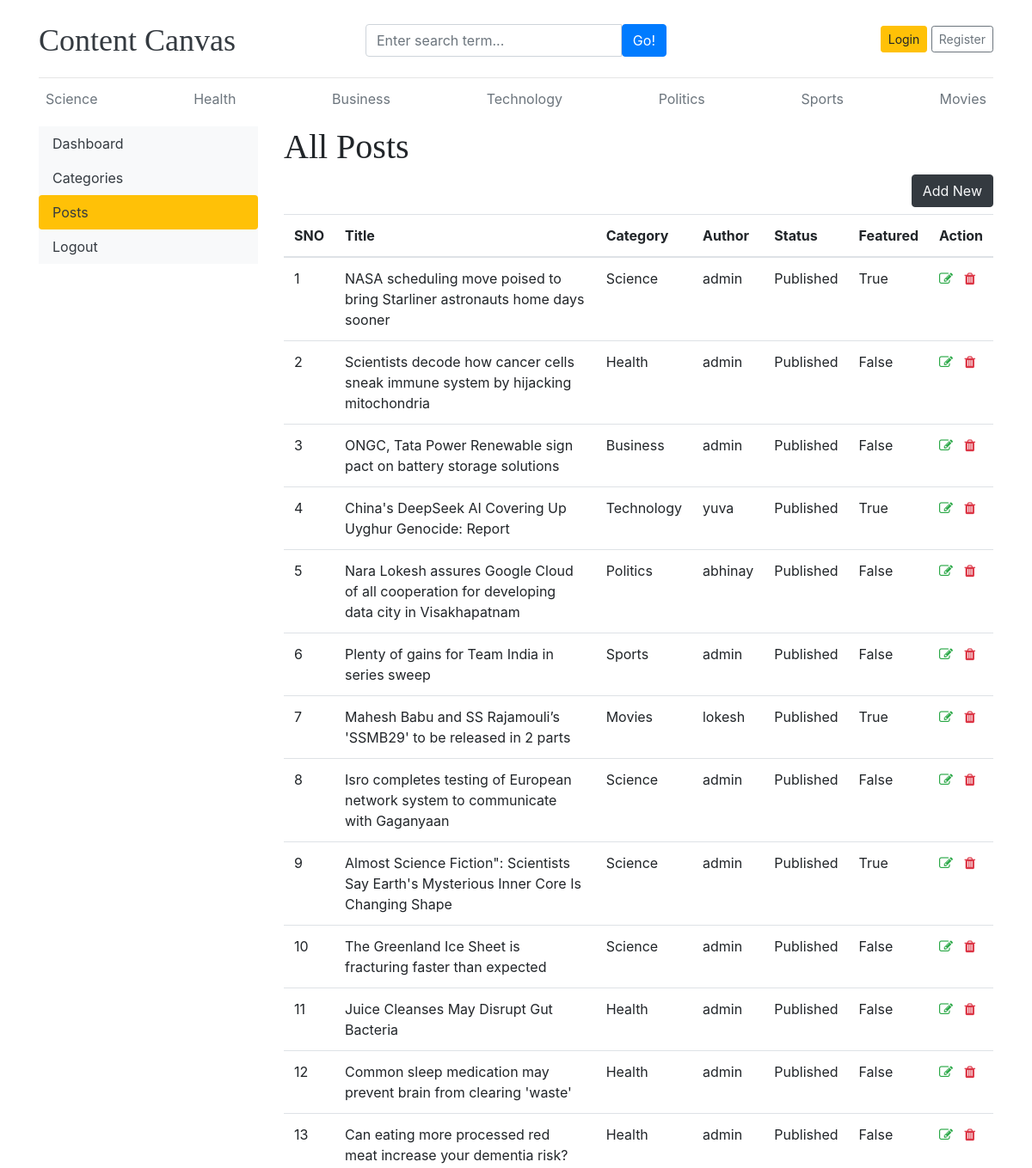
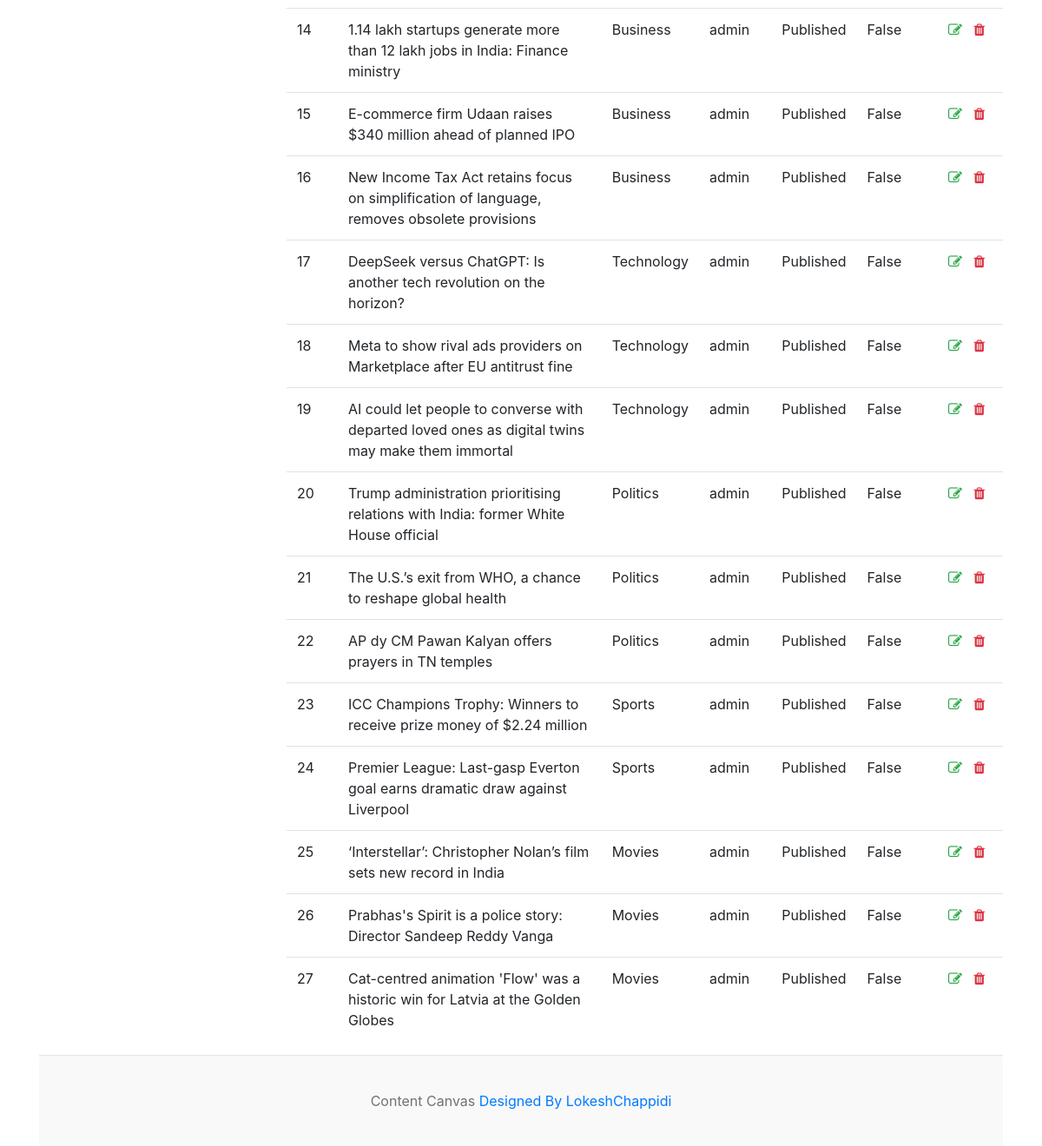
The app's page /dashboard/posts/ with its own data (2 pictures, top to bottom).
### blog/models.py (models this page shows)
class Category(models.Model):
    category_name=models.CharField(max_length=50,unique=True)
    created_at=models.DateTimeField(auto_now_add=True)
    updated_at=models.DateTimeField(auto_now_add=True)
    class Meta:
        verbose_name_plural='categories'
    def __str__(self):
        return self.category_name

class Blog(models.Model):
    title=models.CharField(max_length=100)
    slug=models.SlugField(max_length=100)
    category=models.ForeignKey(Category,on_delete=models.CASCADE)
    author=models.ForeignKey(User,on_delete=models.CASCADE)
    featured_image=models.ImageField(upload_to='uploads/%y/%m/%d')
    short_description=models.TextField(max_length=500)
    blog_body=models.TextField(max_length=2000)
    status=models.CharField(max_length=20,choices=STATUS_CHOICES,default="Draft")
    is_featured=models.BooleanField(default=True)
    created_at=models.DateTimeField(auto_now_add=True)
    updated_at=models.DateTimeField(auto_now_add=True)

### dashboards/views.py (the view)
# urls.py: path('posts/',views.posts,name='posts'),
def posts(request):
    posts=Blog.objects.all()
    context={
        'posts':posts
    }
    return render(request,'dashboard/posts.html',context)

### blog/context_processors.py (called while the page is built)
def get_categories(request):
    categories=Category.objects.all()
    return dict(categories=categories)

def get_social_links(request):
    social_links=SocialLink.objects.all()
    return dict(social_links=social_links)

### templates/dashboard/posts.html (shortened to what this page needs)
{% extends 'base.html' %}
{% block content %}
<div class="row">
{% include 'dashboard/sidebar.html' %}
<div class="col-md-9">
   <h1>All Posts</h1>
   <a href="{% url 'add_post' %}" class="btn btn-dark text-light float-right mb-2">Add New</a>
   <table class="table table-hover">
   <thead>
   <tr>
   <th scope="col">SNO</th>
   <th scope="col">Title</th>
   <th scope="col">Category</th>
   <th scope="col">Author</th>
   <th scope="col">Status</th>
   <th scope="col">Featured</th>
   <th scope="col">Action</th>
   </tr>
   <tbody>
    {% for post in posts  %}
    <tr>
        <td>{{forloop.counter}}</td>
        <td>{{post.title}}</td>
        <td>{{post.category}}</td>
        <td>{{post.author}}</td>
        <td>{{post.status}}</td>
        <td>{{post.is_featured}}</td>
        <td>
            <a href="{% url 'edit_post' post.id %}"><i class="fa fa-edit text-success"></i></a>
            <a href="{% url 'delete_post' post.id %}"><i class="fa fa-trash text-danger"></i></a>
        </td>
    </tr>
    {% endfor %}
   </tbody>
   </thead>
   </table>
</div>
</div>
{% endblock %}

### templates/base.html (shortened to what this page needs)
{% load static %}
<!DOCTYPE html>
<html lang="en">
<head>
    <link href="https://getbootstrap.com/docs/4.0/dist/css/bootstrap.min.css" rel="stylesheet">
    <link href="{% static "css/cc.css" %}" rel="stylesheet">
    <link rel="stylesheet" href="https://cdnjs.cloudflare.com/ajax/libs/font-awesome/4.7.0/css/font-awesome.min.css">
  </head>
<body>
    <div class="container">
      <header class="blog-header py-3">
        <div class="row flex-nowrap justify-content-between align-items-center">
          <div class="col-4 pt-1">
            <a class="blog-header-logo text-dark" href="/">Content Canvas</a>
          </div>
           <div class="col-4 pt-1">
            <form action="{% url 'search' %}" method="GET">
             <div class="input-group">
                    <input class="form-control" type="text" name="keyword" value="{{keyword}}" placeholder="Enter search term..." aria-label="Enter search term..." aria-describedby="button-search" />
                    <button type="submit" class="btn btn-primary" id="button-search" type="button">Go!</button>
              </div>
             </form>
            </div>
          <div class="col-4 d-flex justify-content-end align-items-center">
           {% if not user.is_authenticated %}
            <a class="btn btn-sm btn-warning" href="{% url 'login' %}">Login</a> &nbsp;
            <a class="btn btn-sm btn-outline-secondary" href="{% url 'register' %}">Register</a>
          </div>
           {% else %}
           <span><a href="{% url 'dashboard' %}">Dashboard</a><span>
           <span><a href="{% url 'logout' %}"> Logout</a></span>
           {% endif %}
        </div>
      </header>
      <div class="nav-scroller py-1 mb-2">
        <nav class="nav d-flex justify-content-between">
          {% for cat in categories %}
          <a class="p-2 text-muted" href="{% url 'posts_by_category' cat.id %}">{{cat.category_name}}</a>
          {% endfor %}
        </nav>
      </div>
{% block content %}
{% endblock  %}
<footer class="blog-footer">
    <p>Content Canvas  <a href="#">Designed By LokeshChappidi</a></p>
  </footer>
  </body>
  </html>

### contentcanvas/static/css/cc.css (style rules this page uses)
.blog-header { border-bottom: 1px solid #e5e5e5; }
.blog-header-logo { font-family: "Playfair Display", Georgia, "Times New Roman", serif; font-size: 2.25rem; }
h1, h2, h3, h4, h5, h6 { font-family: "Playfair Display", Georgia, "Times New Roman", serif; }
.blog-footer { padding: 2.5rem 0; color: #727272; text-align: center; background-color: #f9f9f9; border-top: .05rem solid #e5e5e5; }
.blog-footer p:last-child { margin-bottom: 0; }

### records on screen
Category: category_name "Science"
Category: category_name "Health"
Category: category_name "Business"
Category: category_name "Technology"
Category: category_name "Politics"
Category: category_name "Sports"
Category: category_name "Movies"
Blog: title "NASA scheduling move poised to bring Starliner astronauts home days sooner", category "Science", author "admin", status "Published", is_featured "True"
Blog: title "Scientists decode how cancer cells sneak immune system by hijacking mitochondria", category "Health", author "admin", status "Published", is_featured "False"
Blog: title "ONGC, Tata Power Renewable sign pact on battery storage solutions", category "Business", author "admin", status "Published", is_featured "False"
Blog: title "China's DeepSeek AI Covering Up Uyghur Genocide: Report", category "Technology", author "yuva", status "Published", is_featured "True"
Blog: title "Nara Lokesh assures Google Cloud of all cooperation for developing data city in Visakhapatnam", category "Politics", author "abhinay", status "Published", is_featured "False"
Blog: title "Plenty of gains for Team India in series sweep", category "Sports", author "admin", status "Published", is_featured "False"
Blog: title "Mahesh Babu and SS Rajamouli’s 'SSMB29' to be released in 2 parts", category "Movies", author "lokesh", status "Published", is_featured "True"
Blog: title "Isro completes testing of European network system to communicate with Gaganyaan", category "Science", author "admin", status "Published", is_featured "False"
Blog: title "Almost Science Fiction\": Scientists Say Earth's Mysterious Inner Core Is Changing Shape", category "Science", author "admin", status "Published", is_featured "True"
Blog: title "The Greenland Ice Sheet is fracturing faster than expected", category "Science", author "admin", status "Published", is_featured "False"
Blog: title "Juice Cleanses May Disrupt Gut Bacteria", category "Health", author "admin", status "Published", is_featured "False"
Blog: title "Common sleep medication may prevent brain from clearing 'waste'", category "Health", author "admin", status "Published", is_featured "False"
Blog: title "Can eating more processed red meat increase your dementia risk?", category "Health", author "admin", status "Published", is_featured "False"
Blog: title "1.14 lakh startups generate more than 12 lakh jobs in India: Finance ministry", category "Business", author "admin", status "Published", is_featured "False"
Blog: title "E-commerce firm Udaan raises $340 million ahead of planned IPO", category "Business", author "admin", status "Published", is_featured "False"
Blog: title "New Income Tax Act retains focus on simplification of language, removes obsolete provisions", category "Business", author "admin", status "Published", is_featured "False"
Blog: title "DeepSeek versus ChatGPT: Is another tech revolution on the horizon?", category "Technology", author "admin", status "Published", is_featured "False"
Blog: title "Meta to show rival ads providers on Marketplace after EU antitrust fine", category "Technology", author "admin", status "Published", is_featured "False"
Blog: title "AI could let people to converse with departed loved ones as digital twins may make them immortal", category "Technology", author "admin", status "Published", is_featured "False"
Blog: title "Trump administration prioritising relations with India: former White House official", category "Politics", author "admin", status "Published", is_featured "False"
Blog: title "The U.S.’s exit from WHO, a chance to reshape global health", category "Politics", author "admin", status "Published", is_featured "False"
Blog: title "AP dy CM Pawan Kalyan offers prayers in TN temples", category "Politics", author "admin", status "Published", is_featured "False"
Blog: title "ICC Champions Trophy: Winners to receive prize money of $2.24 million", category "Sports", author "admin", status "Published", is_featured "False"
Blog: title "Premier League: Last-gasp Everton goal earns dramatic draw against Liverpool", category "Sports", author "admin", status "Published", is_featured "False"
Blog: title "‘Interstellar’: Christopher Nolan’s film sets new record in India", category "Movies", author "admin", status "Published", is_featured "False"
Blog: title "Prabhas's Spirit is a police story: Director Sandeep Reddy Vanga", category "Movies", author "admin", status "Published", is_featured "False"
Blog: title "Cat-centred animation 'Flow' was a historic win for Latvia at the Golden Globes", category "Movies", author "admin", status "Published", is_featured "False"
